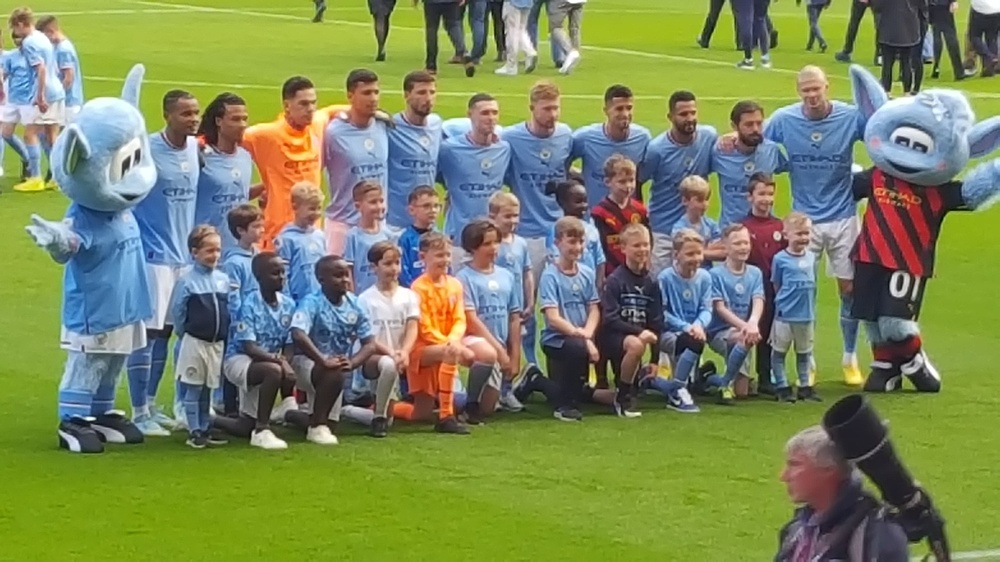
#> input picture retina-face_vs_CascadeClassifier/img1.jpg, 1000 x 562 px, shrunk from 2560 x 1440 before the run
$ jupyter execute CascadeClassifier.ipynb
#> lines starting #> are read from the running program, lines starting #| are printed output that depends on the picture; after the words box and inside, x2 and y2 are one past the last pixel; in counts of white or black regions, pixels touching at a corner belong together
[cell 1]
import cv2

[cell 2]
img = cv2.imread('img1.jpg')
#> img is the input picture: shape (562, 1000, 3); mean B, G, R 93.1, 135.4, 123.8
gray = cv2.cvtColor(img, cv2.COLOR_BGR2GRAY)
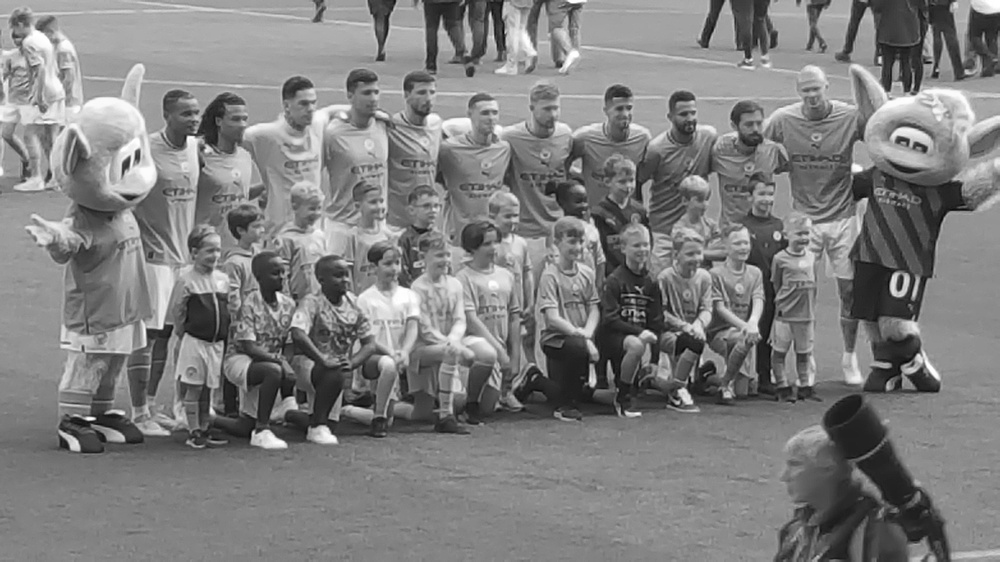
#> gray: shape (562, 1000); min 1, max 255, mean 127.1

haar_cascade = cv2.CascadeClassifier('haar_face.xml')

# Increase minNeighbors to 2 will decrease the number of false detected face
faces_rect = haar_cascade.detectMultiScale(gray, scaleFactor=1.1, minNeighbors=2)
#> faces_rect = [[475, 102, 30, 30], [740, 113, 28, 28], [417, 195, 31, 31], [728, 232, 28, 28], [627, 234, 28, 28], [356, 80, 31, 31], [610, 97, 30, 30], [673, 102, 30, 30], [362, 190, 29, 29], [410, 78, 37, 37], [173, 99, 35, 35], [946, 106, 33, 33]]
faces_rect
#> Out has the same summary as faces_rect

[cell 3]
faces_rect[0]
#> Out = [475, 102, 30, 30]

[cell 4]
for i in range(len(faces_rect)):
  x,y,w,h = faces_rect[i]
  cv2.rectangle(img, (x,y), (x+w,y+h), (0,255,0), thickness=2)
#> this loop made 12 passes
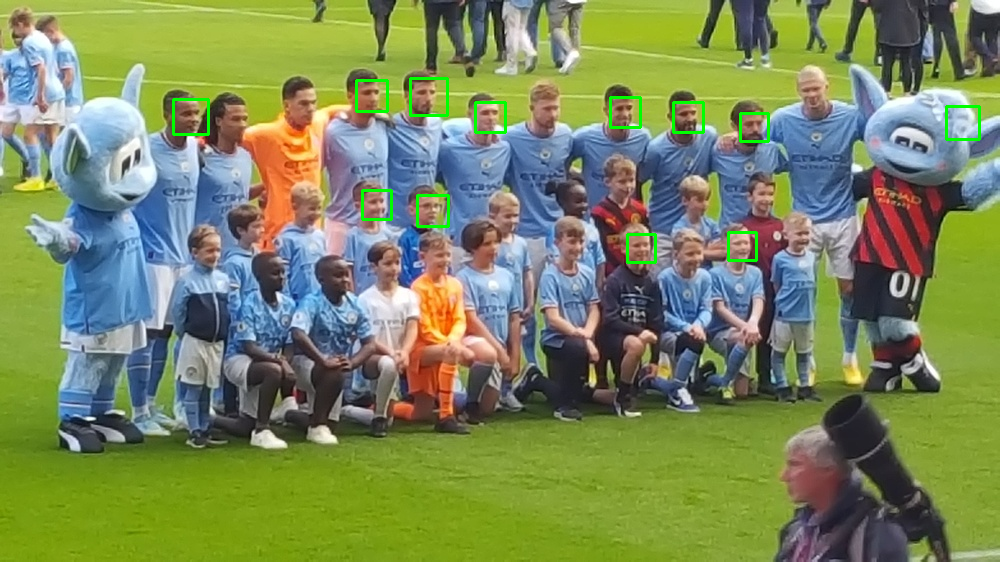
#> img: shape (562, 1000, 3); 0.78% of pixels changed, all inside (x1, y1, x2, y2) = (172, 77, 981, 264)
